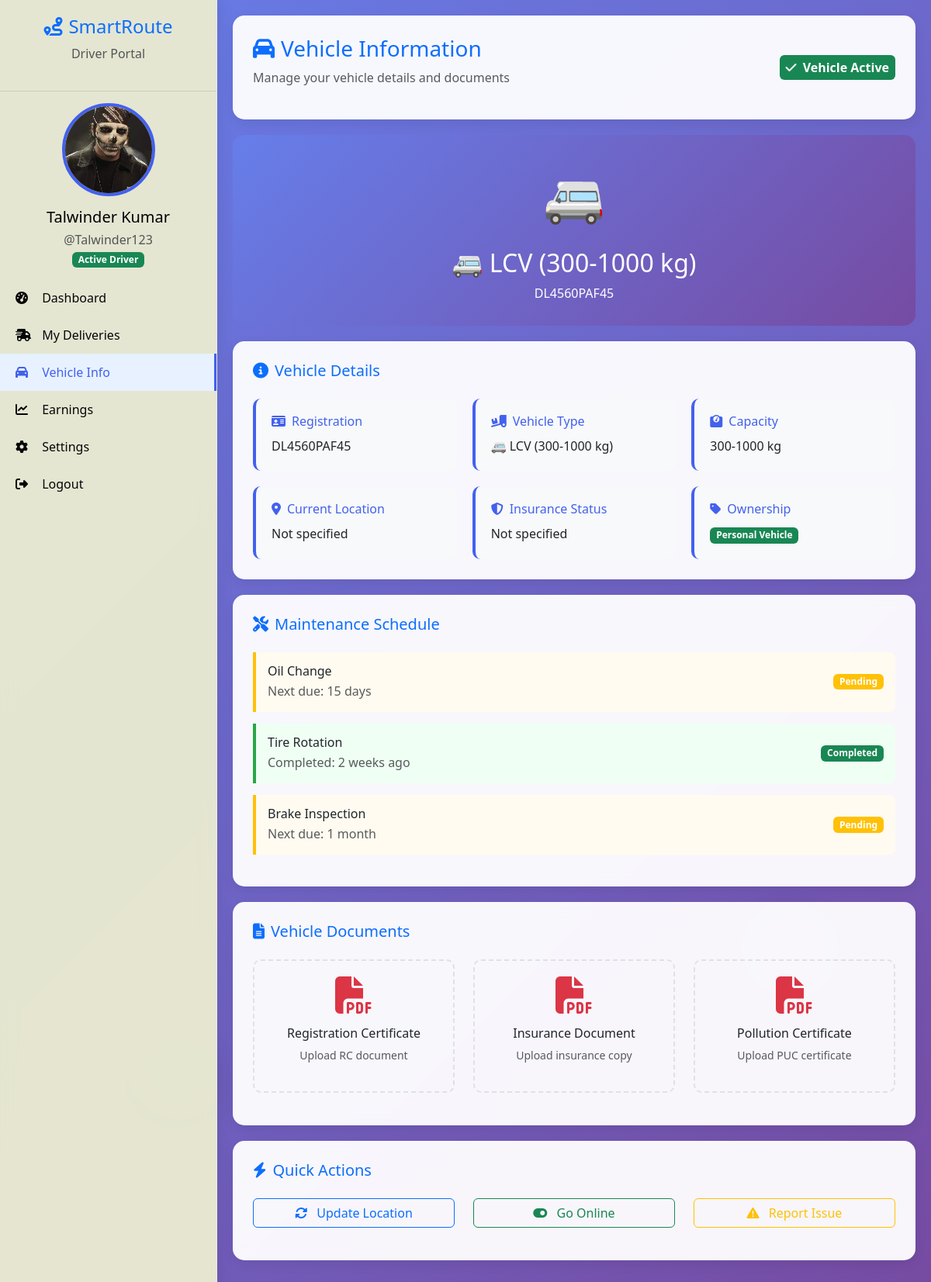
The page /driver/vehicle/ (signed in) on the database its author committed.
### driver/models.py (models this page shows, shortened)
class Driver(models.Model):
    VEHICLE_TYPES = [
        ('mini', '🚗 Mini Vehicle (30-300 kg)'),
        ('lcv', '🚐 LCV (300-1000 kg)'),
        ('mcv', '🚛 MCV (1000-5000 kg)'),
        ('hcv', '🚚 HCV (5000-16000 kg)'),
        ('trailer', '🚛 Trailer (16000-35000 kg)'),
    ]
    user = models.OneToOneField(User, on_delete=models.CASCADE)
    phone = models.CharField(max_length=15)
    license_number = models.CharField(max_length=50)
    vehicle_type = models.CharField(max_length=20, choices=VEHICLE_TYPES, blank=True, null=True)
    vehicle_number = models.CharField(max_length=20, blank=True, null=True)
    profile_image = models.ImageField(upload_to='driver_profiles/', null=True, blank=True)
    has_own_vehicle = models.BooleanField(default=False)
    assigned_vehicle = models.ForeignKey('Vehicle', on_delete=models.SET_NULL, null=True, blank=True)
    address = models.TextField(blank=True)
    city = models.CharField(max_length=100, blank=True)
    state = models.CharField(max_length=100, blank=True)
    pincode = models.CharField(max_length=10, blank=True)
    is_active = models.BooleanField(default=True)
    created_at = models.DateTimeField(auto_now_add=True)
    updated_at = models.DateTimeField(auto_now=True)

### driver/views.py (the view)
# urls.py: path('vehicle/', views.vehicle_info, name='vehicle_info'),
@login_required
def vehicle_info(request):
    try:
        driver = Driver.objects.get(user=request.user)
        context = {
            'driver': driver,
        }
        return render(request, 'driver/vehicle_info.html', context)
    except Driver.DoesNotExist:
        messages.error(request, "Driver profile not found")
        return redirect('driver:login')

### template/driver/vehicle_info.html (shortened to what this page needs)
{% extends 'driver/base.html' %}
{% load static %}
{% block content %}
<div class="dashboard-container">
    <div class="sidebar">
        <div class="sidebar-header">
            <h4 class="text-primary"><i class="fas fa-route me-2"></i>SmartRoute</h4>
            <p class="text-muted">Driver Portal</p>
        </div>
        <div class="driver-info">
            {% if driver.profile_image %}
                <img src="{{ driver.profile_image.url }}" alt="Profile" class="profile-image">
            {% else %}
                <img src="https://via.placeholder.com/120/4361ee/ffffff?text=DR" alt="Profile" class="profile-image">
            {% endif %}
            <h5>{{ driver.user.first_name }} {{ driver.user.last_name }}</h5>
            <p class="text-muted">@{{ driver.user.username }}</p>
            <span class="badge bg-success">Active Driver</span>
        </div>
        <nav class="nav flex-column">
            <a class="nav-link" href="{% url 'driver:dashboard' %}">
                <i class="fas fa-tachometer-alt"></i> Dashboard
            </a>
            <a class="nav-link" href="{% url 'driver:my_deliveries' %}">
                <i class="fas fa-shipping-fast"></i> My Deliveries
            </a>
            <a class="nav-link active" href="{% url 'driver:vehicle_info' %}">
                <i class="fas fa-car"></i> Vehicle Info
            </a>
            <a class="nav-link" href="{% url 'driver:earnings' %}">
                <i class="fas fa-chart-line"></i> Earnings
            </a>
            <a class="nav-link" href="{% url 'driver:settings' %}">
                <i class="fas fa-cog"></i> Settings
            </a>
            <a class="nav-link" href="{% url 'driver:logout' %}">
                <i class="fas fa-sign-out-alt"></i> Logout
            </a>
        </nav>
    </div>
    <div class="main-content">
        <div class="content-card">
            <div class="row align-items-center">
                <div class="col-md-8">
                    <h3 class="text-primary"><i class="fas fa-car me-2"></i>Vehicle Information</h3>
                    <p class="text-muted">Manage your vehicle details and documents</p>
                </div>
                <div class="col-md-4 text-end">
                    {% if driver.has_own_vehicle or driver.assigned_vehicle %}
                        <span class="badge bg-success fs-6 p-2">
                            <i class="fas fa-check me-1"></i> Vehicle Active
                        </span>
                    {% else %}
                        <span class="badge bg-warning fs-6 p-2">
                            <i class="fas fa-clock me-1"></i> Pending Assignment
                        </span>
                    {% endif %}
                </div>
            </div>
        </div>
        {% if driver.has_own_vehicle or driver.assigned_vehicle %}
            <div class="vehicle-card">
                <div class="vehicle-icon">
                    {% if driver.vehicle_type == 'mini' %}🚗
                    {% elif driver.vehicle_type == 'lcv' %}🚐
                    {% elif driver.vehicle_type == 'mcv' %}🚛
                    {% elif driver.vehicle_type == 'hcv' %}🚚
                    {% elif driver.vehicle_type == 'trailer' %}🚛
                    {% else %}🚗{% endif %}
                </div>
                <h2>
                    {% if driver.has_own_vehicle %}
                        {{ driver.get_vehicle_type_display }}
                    {% else %}
                        {{ driver.assigned_vehicle.get_vehicle_type_display }}
                    {% endif %}
                </h2>
                <p class="mb-0">
                    {% if driver.has_own_vehicle %}
                        {{ driver.vehicle_number }}
                    {% else %}
                        {{ driver.assigned_vehicle.registration_number }}
                    {% endif %}
                </p>
            </div>
            <div class="content-card">
                <h5 class="text-primary mb-4"><i class="fas fa-info-circle me-2"></i>Vehicle Details</h5>
                <div class="info-grid">
                    <div class="info-item">
                        <h6><i class="fas fa-id-card me-2"></i>Registration</h6>
                        <p class="mb-0">
                            {% if driver.has_own_vehicle %}
                                {{ driver.vehicle_number }}
                            {% else %}
                                {{ driver.assigned_vehicle.registration_number }}
                            {% endif %}
                        </p>
                    </div>
                    <div class="info-item">
                        <h6><i class="fas fa-truck-loading me-2"></i>Vehicle Type</h6>
                        <p class="mb-0">
                            {% if driver.has_own_vehicle %}
                                {{ driver.get_vehicle_type_display }}
                            {% else %}
                                {{ driver.assigned_vehicle.get_vehicle_type_display }}
                            {% endif %}
                        </p>
                    </div>
                    <div class="info-item">
                        <h6><i class="fas fa-weight me-2"></i>Capacity</h6>
                        <p class="mb-0">
                            {% if driver.has_own_vehicle %}
                                {% if driver.vehicle_type == 'mini' %}30-300 kg
                                {% elif driver.vehicle_type == 'lcv' %}300-1000 kg
                                {% elif driver.vehicle_type == 'mcv' %}1000-5000 kg
                                {% elif driver.vehicle_type == 'hcv' %}5000-16000 kg
                                {% elif driver.vehicle_type == 'trailer' %}16000-35000 kg
                                {% endif %}
                            {% else %}
                                {{ driver.assigned_vehicle.capacity }}
                            {% endif %}
                        </p>
                    </div>
                    <div class="info-item">
                        <h6><i class="fas fa-map-marker-alt me-2"></i>Current Location</h6>
                        <p class="mb-0">
                            {% if driver.assigned_vehicle and driver.assigned_vehicle.current_location %}
                                {{ driver.assigned_vehicle.current_location }}
                            {% else %}
                                Not specified
                            {% endif %}
                        </p>
                    </div>
                    <div class="info-item">
                        <h6><i class="fas fa-shield-alt me-2"></i>Insurance Status</h6>
                        <p class="mb-0">
                            {% if driver.assigned_vehicle and driver.assigned_vehicle.insurance_expiry %}
                                Expires: {{ driver.assigned_vehicle.insurance_expiry|date:"M d, Y" }}
                            {% else %}
                                Not specified
                            {% endif %}
                        </p>
                    </div>
                    <div class="info-item">
                        <h6><i class="fas fa-tag me-2"></i>Ownership</h6>
                        <p class="mb-0">
                            {% if driver.has_own_vehicle %}
                                <span class="badge bg-success">Personal Vehicle</span>
                            {% else %}
                                <span class="badge bg-info">Company Vehicle</span>
                            {% endif %}
                        </p>
                    </div>
                </div>
            </div>
            <div class="content-card">
                <h5 class="text-primary mb-4"><i class="fas fa-tools me-2"></i>Maintenance Schedule</h5>
                <div class="maintenance-item">
                    <div class="d-flex justify-content-between align-items-center">
                        <div>
                            <h6 class="mb-1">Oil Change</h6>
                            <p class="mb-0 text-muted">Next due: 15 days</p>
                        </div>
                        <span class="badge bg-warning">Pending</span>
                    </div>
                </div>
                <div class="maintenance-item completed">
                    <div class="d-flex justify-content-between align-items-center">
                        <div>
                            <h6 class="mb-1">Tire Rotation</h6>
                            <p class="mb-0 text-muted">Completed: 2 weeks ago</p>
                        </div>
                        <span class="badge bg-success">Completed</span>
                    </div>
                </div>
                <div class="maintenance-item">
                    <div class="d-flex justify-content-between align-items-center">
                        <div>
                            <h6 class="mb-1">Brake Inspection</h6>
                            <p class="mb-0 text-muted">Next due: 1 month</p>
                        </div>
                        <span class="badge bg-warning">Pending</span>
                    </div>
                </div>
            </div>
            <div class="content-card">
                <h5 class="text-primary mb-4"><i class="fas fa-file-alt me-2"></i>Vehicle Documents</h5>
                <div class="row">
                    <div class="col-md-4 mb-3">
                        <div class="document-card">
                            <i class="fas fa-file-pdf fa-3x text-danger mb-3"></i>
                            <h6>Registration Certificate</h6>
                            <p class="text-muted small">Upload RC document</p>
                        </div>
                    </div>
                    <div class="col-md-4 mb-3">
                        <div class="document-card">
                            <i class="fas fa-file-pdf fa-3x text-danger mb-3"></i>
                            <h6>Insurance Document</h6>
                            <p class="text-muted small">Upload insurance copy</p>
                        </div>
                    </div>
                    <div class="col-md-4 mb-3">
                        <div class="document-card">
                            <i class="fas fa-file-pdf fa-3x text-danger mb-3"></i>
                            <h6>Pollution Certificate</h6>
                            <p class="text-muted small">Upload PUC certificate</p>
                        </div>
                    </div>
                </div>
            </div>
        {% endif %}
        <div class="content-card">
            <h5 class="text-primary mb-4"><i class="fas fa-bolt me-2"></i>Quick Actions</h5>
            <div class="row">
                <div class="col-md-4 mb-3">
                    <button class="btn btn-outline-primary w-100">
                        <i class="fas fa-sync-alt me-2"></i> Update Location
                    </button>
                </div>
                <div class="col-md-4 mb-3">
                    <button class="btn btn-outline-success w-100">
                        <i class="fas fa-toggle-on me-2"></i> Go Online
                    </button>
                </div>
                <div class="col-md-4 mb-3">
                    <button class="btn btn-outline-warning w-100">
                        <i class="fas fa-exclamation-triangle me-2"></i> Report Issue
                    </button>
                </div>
            </div>
        </div>
    </div>
</div>
{% endblock %}

### template/driver/base.html (style rules this page uses)
:root { --primary: #4361ee; --secondary: #3f37c9; --success: #e6f8fd; --light: #eef3f8; --dark: #000204; --sidebar-width: 280px; }
body { font-family: 'Segoe UI', Tahoma, Geneva, Verdana, sans-serif; background: linear-gradient(135deg, #667eea 0%, #764ba2 100%); min-height: 100vh; position: relative; overflow-x: hidden; margin: 0; padding: 0; }
.dashboard-container { display: flex; min-height: 100vh; }
.sidebar { width: var(--sidebar-width); background: rgba(235, 236, 209, 0.95); backdrop-filter: blur(10px); -webkit-backdrop-filter: blur(10px); border-right: 1px solid rgba(255, 255, 255, 0.2); box-shadow: 0 0 20px rgba(0, 0, 0, 0.1); z-index: 100; }
.sidebar-header { padding: 20px; border-bottom: 1px solid rgba(0, 0, 0, 0.1); text-align: center; }
.driver-info { text-align: center; padding: 15px 0; }
.driver-info h5 { margin-bottom: 5px; color: var(--dark); }
.driver-info p { color: #0c0c0d; margin-bottom: 0; }
.nav-link { padding: 12px 20px; color: #050607; border-radius: 0; transition: all 0.3s ease; }
.nav-link:hover, .nav-link.active { background-color: #e7f1ff; color: var(--primary); border-right: 3px solid var(--primary); }
.nav-link i { width: 20px; margin-right: 10px; }
.main-content { flex: 1; padding: 20px; overflow-y: auto; }
.content-card { background: rgba(255, 255, 255, 0.95); border-radius: 15px; padding: 25px; margin-bottom: 20px; box-shadow: 0 5px 15px rgba(0, 0, 0, 0.08); backdrop-filter: blur(10px); -webkit-backdrop-filter: blur(10px); border: 1px solid rgba(255, 255, 255, 0.2); }
.profile-image { width: 120px; height: 120px; border-radius: 50%; object-fit: cover; border: 4px solid var(--primary); margin: 0 auto 15px; display: block; }
body { background: linear-gradient(135deg, #667eea 0%, #764ba2 100%) !important; min-height: 100vh !important; font-family: 'Segoe UI', Tahoma, Geneva, Verdana, sans-serif !important; margin: 0 !important; padding: 0 !important; position: relative !important; overflow-x: hidden !important; }
.content-card { background: rgba(255, 255, 255, 0.95) !important; backdrop-filter: blur(10px) !important; -webkit-backdrop-filter: blur(10px) !important; }

### template/driver/vehicle_info.html (style rules this page uses)
.vehicle-card { text-align: center; padding: 30px; border-radius: 15px; margin-bottom: 20px; background: linear-gradient(135deg, #667eea 0%, #764ba2 100%); color: white; }
.vehicle-icon { font-size: 4rem; margin-bottom: 20px; }
.info-grid { display: grid; grid-template-columns: repeat(auto-fit, minmax(250px, 1fr)); gap: 20px; margin-top: 20px; }
.info-item { background: #f8f9fa; padding: 20px; border-radius: 10px; border-left: 4px solid var(--primary); }
.info-item h6 { color: var(--primary); margin-bottom: 10px; }
.document-card { border: 2px dashed #dee2e6; border-radius: 10px; padding: 20px; text-align: center; transition: all 0.3s ease; cursor: pointer; }
.maintenance-item { padding: 15px; border-left: 4px solid #ffc107; background: #fffbf0; margin-bottom: 15px; border-radius: 0 8px 8px 0; }
.maintenance-item.completed { border-left-color: #28a745; background: #f0fff4; }

### rows shown on the page
Driver: profile_image (picture), user.first_name "Talwinder", user.last_name "Kumar", user.username "Talwinder123", vehicle_type "🚐 LCV (300-1000 kg)", vehicle_number "DL4560PAF45"
